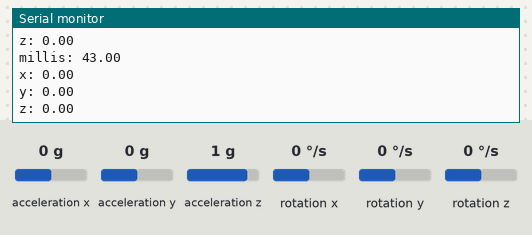
A sketch run on a simulated Arduino Uno, built with avr-gcc and run on an emulated ATmega328P. Parts: the last lines printed to the serial monitor. The test bench sets the inputs (shaded band); at power-on: acceleration x 0 g, acceleration y 0 g, acceleration z 1 g, rotation x 0 °/s, rotation y 0 °/s, rotation z 0 °/s.

Above: at 4.2 s.
4.3 s: acceleration x set to -1.4 g
At 4.8 s:
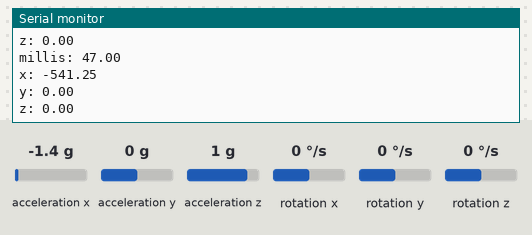
7.3 s: acceleration y set to -1.4 g
At 8.2 s:
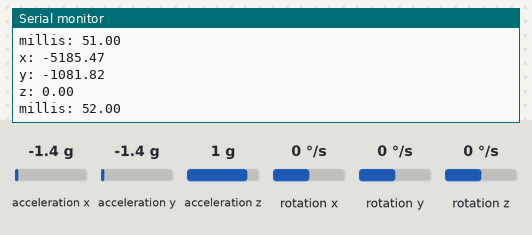
8.8 s: acceleration z set to -1.4 g
At 9.3 s:
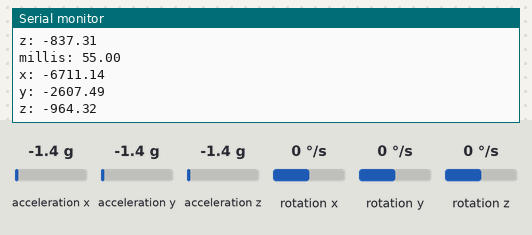
11.8 s: acceleration x set to 1.4 g
At 12.3 s:
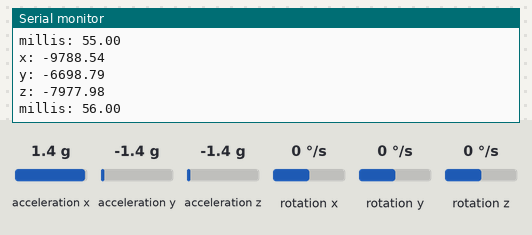
17.8 s: acceleration x set to -0.8 g
At 18.5 s:
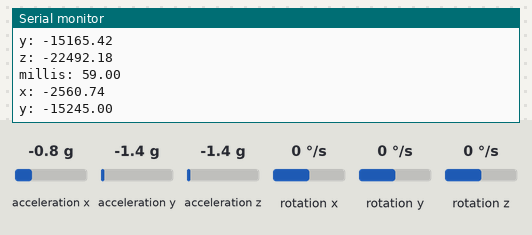
Timing chart, 0 to 20.8 s (numbered marks = the images above; inputs shaded):
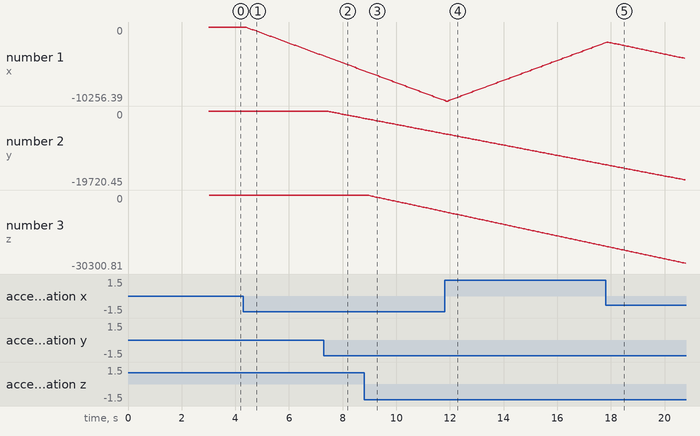

Measured:
- after the input at 4.3 s, the serial monitor: prints a new line after 0.10 s (image 1)
- plotted number 1: 0 → -4005.55 after the input at 4.3 s

The sketch:

GetAllData.ino
```cpp
#include "MPU6050_tockn.h"
#include <Wire.h>

MPU6050 mpu6050(Wire);

long timer = 0;

struct Gyro{
  float yaw;
  float pitch;
  float rotation;
};

struct Velocity{
  float x;
  float y;
  float z;
};

Gyro orientation = {0, 0, 0};

Velocity v = {0,0,0};
Velocity vPast = {0,0,0};

Velocity initAccel = {0, 0, 0};
Velocity pastAccel = {0, 0, 0};

float xPos = 0;
float yPos = 0;
float zPos = 0;


void setup() {
  Serial.begin(9600);
  Wire.begin();
  mpu6050.begin();
  mpu6050.calcGyroOffsets(true);

  initAccel.x = mpu6050.getAccX();
  initAccel.y = mpu6050.getAccY();
  initAccel.z = mpu6050.getAccZ();

  timer = millis();

//  pinMode(pingPin, OUTPUT);
//  pinMode(echoPin, INPUT);
}

//Returns distance in cm, accurate to around 1cm.
//int pulse() {
//  int duration;
//  //Pulse
//  digitalWrite(pingPin, LOW);
//  delayMicroseconds(2);
//  digitalWrite(pingPin, HIGH);
//  delayMicroseconds(10);
//  digitalWrite(pingPin, LOW);
//
//  //Listen for echo
//  duration = pulseIn(echoPin, HIGH);
//  return microseconds / 29 / 2;
//}


inline float roundToTwentieth(float n){
  return ((float)round(n * 20)) / 20.0;
}


//Returns the approximate antiderivative of two points
inline float integral(float dx, float y1, float y2){
  return dx * y1 + (y2 - y1) * dx * .5;
}


void updatePos(){
  float dTime = ((float)(millis() - timer))/1000.0;
  timer = millis();

  // Save orientation
  orientation.yaw = mpu6050.getAngleX();
  orientation.pitch = mpu6050.getAngleY();
  orientation.rotation = mpu6050.getAngleZ();

  //Read acceleration and subtract offsets
  //Also round to the nearest twentieth (20th or .05) to
  //improve precision of the data, then convert Gs to m to cm
  float accX = 9.8 * 100 * roundToTwentieth(mpu6050.getAccX() - initAccel.x);
  float accY = 9.8 * 100 * roundToTwentieth(mpu6050.getAccY() - initAccel.y);
  float accZ = 9.8 * 100 * roundToTwentieth(mpu6050.getAccZ() - initAccel.z);

  //Calculate velocity
  //Convert cm/s^2 to cm/s
  v.x += integral(dTime, pastAccel.x, accX);
  v.y += integral(dTime, pastAccel.y, accY);
  v.z += integral(dTime, pastAccel.z, accZ);

  pastAccel.x = accX;
  pastAccel.y = accY;
  pastAccel.z = accZ;

  //Calculate distance traveled, cm/s to cm
  int x = integral(dTime, vPast.x, v.x);
  int y = integral(dTime, vPast.y, v.y);
  int z = integral(dTime, vPast.z, v.z);

  vPast = v;

  //Calculate position
  xPos += x*cos(orientation.rotation * PI / 180.0) + y*cos((orientation.rotation+90) * PI / 180.0);
  yPos += x*sin(orientation.rotation * PI / 180.0) + y*sin((orientation.rotation+90) * PI / 180.0);
  zPos += z;

  Serial.print("x: ");Serial.println(v.x);
  Serial.print("y: ");Serial.println(v.y);
  Serial.print("z: ");Serial.println(v.z);
  Serial.print("millis: ");Serial.println(dTime * 1000);
}


void loop() {
  mpu6050.update();
  updatePos();


//  if(millis() - timer > 500){
//    Serial.println("=======================================================");
//    Serial.print("temp : ");Serial.println(mpu6050.getTemp());
//    Serial.print("accX : ");Serial.print(mpu6050.getAccX());
//    Serial.print("\taccY : ");Serial.print(mpu6050.getAccY());
//    Serial.print("\taccZ : ");Serial.println(mpu6050.getAccZ());
//
//    Serial.print("gyroX : ");Serial.print(mpu6050.getGyroX());
//    Serial.print("\tgyroY : ");Serial.print(mpu6050.getGyroY());
//    Serial.print("\tgyroZ : ");Serial.println(mpu6050.getGyroZ());
//
//    Serial.print("accAngleX : ");Serial.print(mpu6050.getAccAngleX());
//    Serial.print("\taccAngleY : ");Serial.println(mpu6050.getAccAngleY());
//
//    Serial.print("gyroAngleX : ");Serial.print(mpu6050.getGyroAngleX());
//    Serial.print("\tgyroAngleY : ");Serial.print(mpu6050.getGyroAngleY());
//    Serial.print("\tgyroAngleZ : ");Serial.println(mpu6050.getGyroAngleZ());
//
//    Serial.print("angleX : ");Serial.print(mpu6050.getAngleX());
//    Serial.print("\tangleY : ");Serial.print(mpu6050.getAngleY());
//    Serial.print("\tangleZ : ");Serial.println(mpu6050.getAngleZ());
//    Serial.println("=======================================================\n");
//    timer = millis();

//  }

}
```
